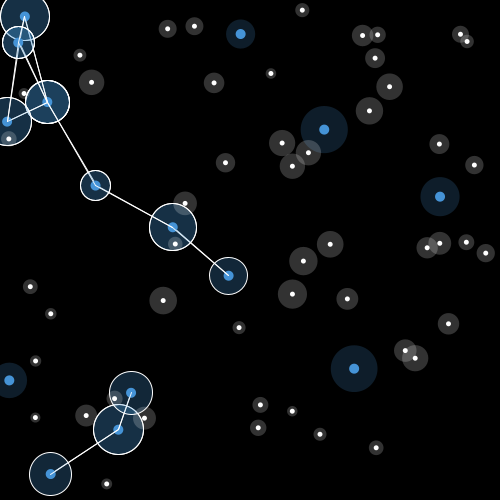
Frame 1 (no input)
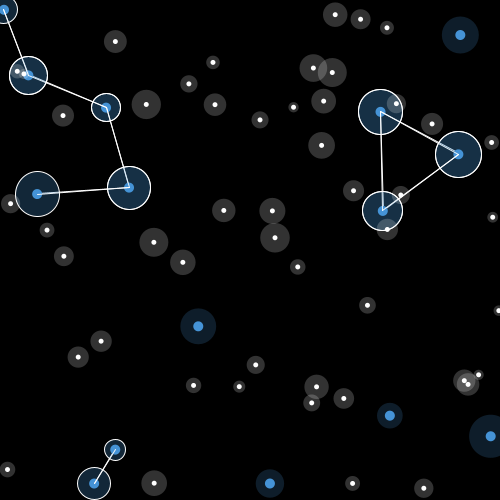
Frame 60 (the mouse pressed at the canvas centre just before this capture)
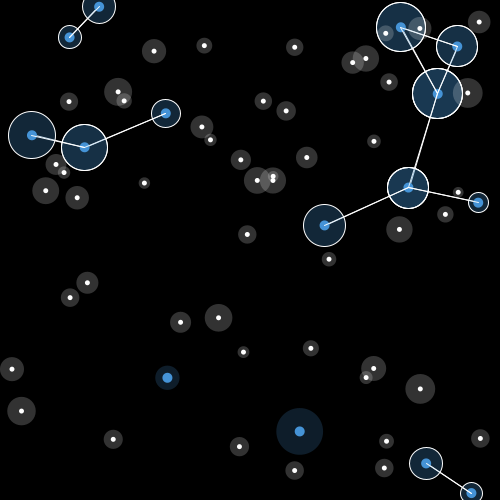
Frame 120 (the mouse held since frame 60 and released just before this capture)

The Processing sketch that drew these frames (run headless with seeded random() and noise(); from frame 60 on, the mouse is pressed at the canvas centre):

// Processing sketch: processing_116920
// ── processing_116920.pde

int NUM_THINGS = 15;
int NUM_SMALLERTHINGS=50;
 
// creating an (empty) global array with a
// capacity of 10 elements of type Ball
Thing[] things = new Thing[NUM_THINGS];
SmallerThing[] smallerthings = new SmallerThing[NUM_SMALLERTHINGS];
 
void setup() 
{
  size(500, 500); 
  smooth();
 
 
  for (int i = 0; i < NUM_THINGS; i++) 
  {
    things[i] = new Thing();   // populating the array
 
    things[i].x = random(0, width);
    things[i].y = random(0, height);
    things[i].direction = random(0, 360);
  }
  
    for (int i = 0; i < NUM_SMALLERTHINGS; i++) 
  {
    smallerthings[i] = new SmallerThing();   // populating the array
 
    smallerthings[i].x = random(0, width);
    smallerthings[i].y = random(0, height);
    smallerthings[i].direction = random(0, 360);
  }
  
}
 
void draw() 
{ 
  //bg is not conceptually part of the class
  background( 0, 0, 0, 50);
 
  //call the method update everytime I draw
  for (int i = 0; i < NUM_THINGS; i++)
  {
    things[i].update();
  }
  
    for (int i = 0; i < NUM_SMALLERTHINGS; i++)
  {
    smallerthings[i].update();
  }
  
}
 
 
class Thing
{
  //parameters of my thing
  float myDiameter = 10;
  float x;
  float y;
  color col = #4593D6;
  float speed = 1;
  float direction = 0;
 
  //Constructor function - same name as the class
  Thing()
  {
  /*
  like the setup in the main sketch the constructor function 
  is executed once as soon as the object is created
  */
  }
 
  //method(s) for my thing
  void update()
  {
    /*
    convert direction into radians
     break it down to the sinus and cosinus
     which are the vertical and horizontal component 
     of the angle then multiply for speed 
     (because in trigonometry you always work with a radius of 1)
     */
    float dX = cos(radians(direction))*speed;
    float dY = sin(radians(direction))*speed;
 
    //the result are the steps in the vertical and horizontal direction
    x = x + dX;
    y = y + dY;
 
    //direction++;
 
    //managing borders
    if (x > width)
    {
      x = 0;
    }
 
    if (x < 0)
    {
      x = width;
    }
 
    if (y > height)
    {
      y = 0;
    }
 
    if (y < 0)
    {
      y = height;
    }
 
    //draw the thing
    float diameter = random(20, 50);  
    fill(col);
    noStroke();
    ellipse(x, y, myDiameter, myDiameter);
    fill(col, 50);
    ellipse(x, y, diameter, diameter);
    fill(col, 20);
 
    
    //example of interaction among things//
    //every object scans the other objects using the global array
    for (int i = 0; i < NUM_THINGS; i++)
    {
      //temporary variable to store the other
      Thing other = things[i];
 
      //it's not a good idea to make theinteract with itself
      //this points to the specific instance
      if (this != other)
      {
        //after I determine it's another thing I check the distance
        if (dist(x, y, other.x, other.y)<100)
        {
          //and do something
          stroke(255);
          line(x, y, other.x, other.y);
          ellipse(x, y, diameter, diameter);
        }
      }
    }
    
    ////////////
  }
}


class SmallerThing
{
  //parameters of my thing
  float myDiameter = 10;
  float x;
  float y;
  color col = #92B0C9;
  float speed = 1;
  float direction = 0;
 
  //Constructor function - same name as the class
  SmallerThing()
  {
  /*
  like the setup in the main sketch the constructor function 
  is executed once as soon as the object is created
  */
  }
 
  //method(s) for my thing
  void update()
  {
    /*
    convert direction into radians
     break it down to the sinus and cosinus
     which are the vertical and horizontal component 
     of the angle then multiply for speed 
     (because in trigonometry you always work with a radius of 1)
     */
    float dX = cos(radians(direction))*speed;
    float dY = sin(radians(direction))*speed;
 
    //the result are the steps in the vertical and horizontal direction
    x = x + dX;
    y = y + dY;
 
    //direction++;
 
    //managing borders
    if (x > width)
    {
      x = 0;
    }
 
    if (x < 0)
    {
      x = width;
    }
 
    if (y > height)
    {
      y = 0;
    }
 
    if (y < 0)
    {
      y = height;
    }
 
    //draw the thing
    float diameter = random(10, 30);  
    fill(255, 255, 255);
    noStroke();
    ellipse(x, y, 5, 5);
    fill(255, 255, 255, 50);
    ellipse(x, y, diameter, diameter);
    fill(255, 255, 255);
 
    /*
    //example of interaction among things//
    //every object scans the other objects using the global array
    for (int i = 0; i < NUM_SMALLERTHINGS; i++)
    {
      //temporary variable to store the other
      SmallerThing other = smallerthings[i];
 
      //it's not a good idea to make theinteract with itself
      //this points to the specific instance
      if (this != other)
      {
        //after I determine it's another thing I check the distance
        if (dist(x, y, other.x, other.y)<100)
        {
          //and do something
          stroke(255);
          line(x, y, other.x, other.y);
          ellipse(x, y, diameter, diameter);
        }
      }
    }
    */
    ////////////
  }
}
